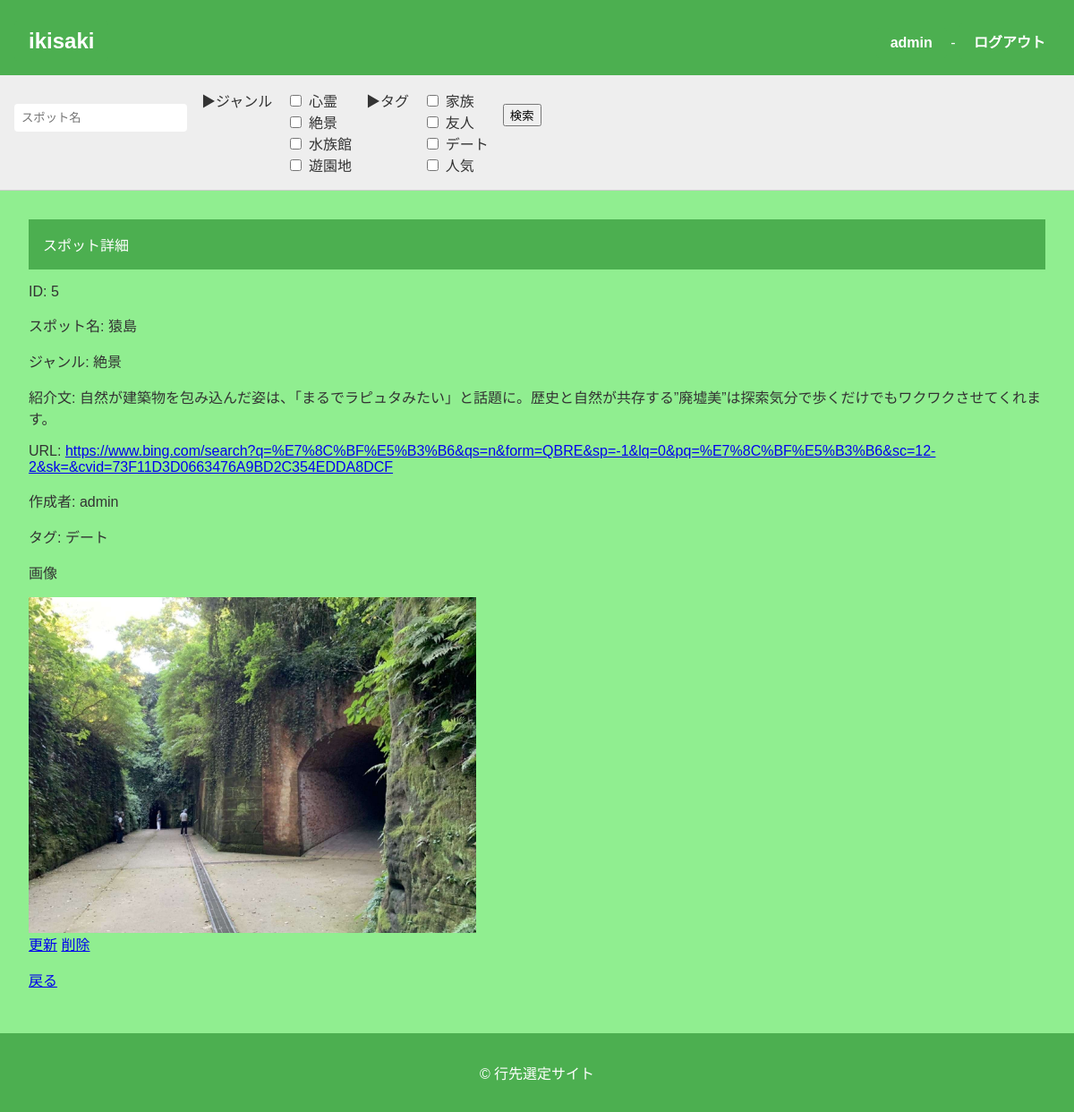
/spot/detail/5 (signed in), run on the app's committed database.
### apps/ikisaki/models.py (models this page shows, shortened)
class User(db.Model, UserMixin):
    __tablename__ = "user"
    user_id = db.Column(db.String, primary_key=True, unique=True, nullable=False)
    password_hash = db.Column(db.String, nullable=False)
    schedules = db.relationship("Schedule", back_populates="user", cascade="all, delete-orphan")
    @property
    def password(self):
        raise AttributeError("読み取り不可")

class Spot(db.Model):
    __tablename__ = "spot"
    id = db.Column(db.Integer, primary_key=True, nullable=False)
    name = db.Column(db.String, nullable=False)
    genre_id = db.Column(db.Integer, nullable=False)
    introduction = db.Column(db.String, nullable=False)
    url = db.Column(db.String, nullable=True)
    user_id = db.Column(db.String, nullable=False)
    tags = db.relationship("SpotTag", backref="spot", cascade="all, delete-orphan")
    pictures = db.relationship("SpotPicture", backref="spot", cascade="all, delete-orphan")

class SpotTag(db.Model):
    __tablename__ = "spot_tag"
    spot_id = db.Column(db.Integer, db.ForeignKey("spot.id"), primary_key=True, nullable=False)
    tag = db.Column(db.String, primary_key=True, nullable=False)

class SpotPicture(db.Model):
    __tablename__ = "spot_picture"
    spot_id = db.Column(db.Integer, db.ForeignKey("spot.id"), primary_key=True, nullable=False)
    url = db.Column(db.String, primary_key=True, nullable=False)

### apps/ikisaki/views/spot.py (the view)
@ikisaki.route("/spot/detail/<spot_id>", methods=["GET", "POST"])
@login_required
def spot_detail(spot_id):
	ssform = SpotSearchForm()
	form = SpotForm()
	spot = Spot.query.filter_by(id=spot_id).first()
	if spot is None:
		return redirect(url_for("ikisaki.index"))
	spot_list = current_app.config.get("SPOT_LIST", {})
	genre_name = spot_list.get(spot.genre_id, str(spot.genre_id))
	return render_template(
		"ikisaki/spot_detail.html",
		ssform=ssform,
		form=form,
		spot=spot,
		genre_name=genre_name,
		)

### apps/ikisaki/forms.py
class SpotSearchForm(FlaskForm):
	name = StringField(
		"スポット名",
	)
	submit = SubmitField("検索")

class SpotForm(FlaskForm):
	name = StringField(
		"スポット名",
		validators=[
			DataRequired("スポット名は必須です。"),
		],
	)
	introduction = TextAreaField(
		"紹介文",
		validators=[
			DataRequired("紹介文は必須です。"),
		],
	)
	url = StringField(
		"URL",
	)
	submit = SubmitField("登録")

### apps/app.py (called while the page is built)
@login_manager.user_loader
def load_user(user_id):
    from apps.ikisaki.models import User
    try:
        return User.query.get(user_id)
    except ValueError:
        return None

### apps/ikisaki/templates/ikisaki/spot_detail.html (shortened to what this page needs)
{% extends "ikisaki/base.html" %}
{% block content %}
	<header>スポット詳細</header>
	<p>ID: {{ spot.id }}</p>
	<p>スポット名: {{ spot.name }}</p>
	<p>ジャンル: {{ genre_name }}</p>
	<p>紹介文: {{ spot.introduction }}</p>
	<p>URL: <a href="{{ spot.url }}" target="_blank" rel="noopener">{{ spot.url }}</a></p>
	<p>作成者: {{ spot.user_id }}</p>
	<p>タグ:
	{% for t in spot.tags %}
		{{ t.tag }}{% if not loop.last %}, {% endif %}
	{% endfor %}
	</p>
	<p>画像</p>
	{% if spot.pictures %}
	<div style="display:flex; gap:20px; flex-wrap:wrap;">
		{% for p in spot.pictures %}
			<img src="{{config["UPLOAD_URL"]}}{{ p.url }}"
				alt="spot image"
				style="width:500px; height:auto;">
		{% endfor %}
	</div>
	{% else %}
	<p>なし</p>
	{% endif %}
	{% if spot.user_id == current_user.user_id %}
	<a href="{{ url_for('ikisaki.spot_upsert', spot_id=spot.id) }}">更新</a>
	<a href="#" onclick="if(confirm('本当に削除しますか？')){ document.getElementById('delete-form-{{ spot.id }}').submit(); } return false;">削除</a>
	{% endif %}
	<p><a href="{{ url_for('ikisaki.index') }}">戻る</a></p>
{% endblock %}

### apps/ikisaki/templates/ikisaki/base.html (shortened to what this page needs)
<!DOCTYPE html>
<html lang="ja">
<head>
    <link rel="stylesheet" href="{{ url_for('static', filename='css/home.css') }}">
</head>
<body>
    <header>
        <div class="header-container">
            <h1><a href="{{url_for('ikisaki.index')}}" class="spotpost-button">ikisaki</a></h1>
            {% if current_user.is_authenticated %}
                <div>
                    <span><a href="{{url_for('ikisaki.user_update')}}" class="spotpost-button">{{ current_user.user_id }}</a></span> -
                    <span><a href="{{ url_for('ikisaki.logout') }}" class="spotpost-button">ログアウト</a></span>
                </div>
            {% endif %}
        </div>
    </header>
    <nav class="genre-filter">
        {% if current_user.is_authenticated %}
            <form
                action="{{url_for('ikisaki.spot_search')}}"
                method="POST"
                enctype="multipart/form-data"
                novalidate="novalidate"
                class="search-form"
                >
                <p>{{ssform.name(value=name_kw, placeholder="スポット名")}}</p>
                <div>▶ジャンル</div>
                <div id="genre_ids">
                    {% for gid, gname in config["SPOT_LIST"].items() %}
                    {% set gid_str = gid|string %}
                    <label>
                        <input type="checkbox" name="genre_ids" value="{{ gid }}" {% if gid_str in genre_ids %}checked{% endif %}> {{ gname }}
                    </label>
                    {% endfor %}
                </div>
                <div>▶タグ</div>
                <div id="tags">
                    {% for tag in config["TAG_LIST"] %}
                    <label>
                        <input type="checkbox" name="tags" value="{{ tag }}" {% if tag in tags %}checked{% endif %}> {{ tag }}
                    </label>
                    {% endfor %}
                </div>
                <p>{{ssform.submit()}}</p>
            </form>
        {% endif %}
    </nav>
    <main>
        {% block content %}{% endblock %}
    </main>
    <footer>
        <p>&copy; 行先選定サイト</p>
    </footer>
</body></html>

### apps/static/css/home.css (style rules this page uses)
body { font-family: 'Helvetica', 'Arial', sans-serif; margin: 0; padding: 0; background-color: #f9f9f9; color: #333; }
header { background-color: #4CAF50; color: white; padding: 1rem; }
.header-container { display: flex; justify-content: space-between; align-items: center; }
.header-container h1 { margin: 0; font-size: 1.5rem; }
.search-form { display: flex; gap: 0.5rem; }
.search-form input[type="text"] { padding: 0.5rem; border: none; border-radius: 4px; }
.genre-filter { background-color: #eee; padding: 1rem; border-bottom: 1px solid #ccc; }
.genre-filter form { display: flex; flex-wrap: wrap; gap: 1rem; }
.genre-filter label { display: flex; align-items: center; gap: 0.3rem; }
main { padding: 2rem; }
footer { background-color: #4CAF50; color: white; text-align: center; padding: 1rem; position: relative; bottom: 0; }
.spotpost-button { display: inline-block; padding: 0.5rem 1rem; background-color: #4CAF50; color: white; text-decoration: none; border-radius: 4px; font-weight: bold; margin-top: 0.5rem; }
body { background-color: lightgreen; }

### data on the page
User: user_id "admin"
Spot: id "5", name "猿島", introduction "自然が建築物を包み込んだ姿は、「まるでラピュタみたい」と話題に。歴史と自然が共存する”廃墟美”は探索気分で歩くだけでもワクワクさせてくれます。", url "https://www.bing.com/search?q=%E7%8C%BF%E5%B3%B6&qs=n&form=QBRE&sp=-1&lq=0&pq=%E7%8C%BF%E5%B3%B6&sc=12-2&sk=&cvid=73F11D3D0663476A9BD2C354EDDA8DCF", user_id "admin"
SpotTag: tag "デート"
SpotPicture: url (picture)

### other printed values
{{ gname }} "心霊" "絶景" "水族館" "遊園地"
{{ tag }} "家族" "友人" "デート" "人気"
{{ genre_name }} "絶景"
